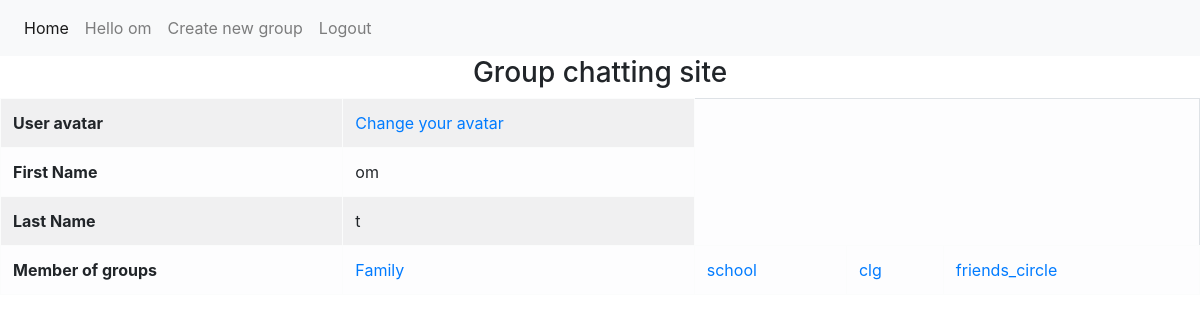
The app's page / (signed in), older data.
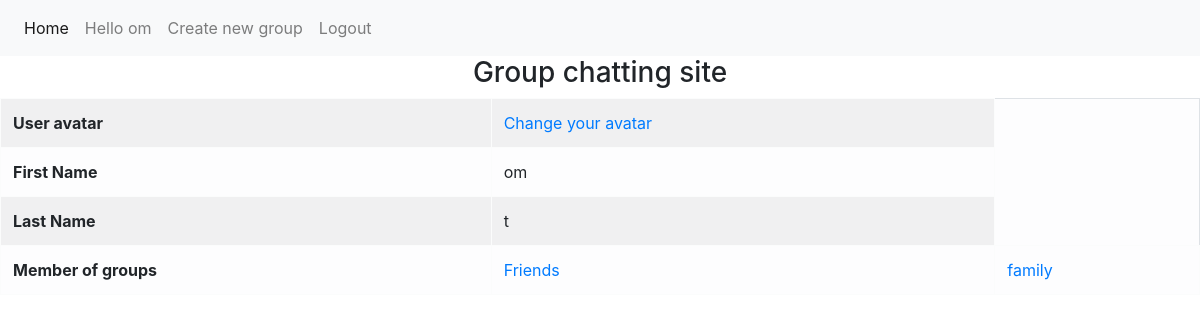
The same page, newer data.
### chat/models.py (models this page shows, shortened)
class Rooms(models.Model):
    title = models.CharField(max_length=255)
    admin = models.CharField(max_length=255,default="Shreyash")
    group_members = models.ManyToManyField(User)

### member/views.py (the view)
# urls.py: 2. Add a URL to urlpatterns:  path('', views.home, name='home')
def home(request):
    username = None
    members = None
    grp = None
    if request.user.is_authenticated:
        user_id = request.user.id
        members = User.objects.get(id = user_id)
        for i in members.rooms_set.all():
            print(i.title)
        print(f' user id = {members.first_name}')
    return render(request,'home.html',{'member':members, 'grp':grp})

### templates/home.html (shortened to what this page needs)
{% load avatar_tags %}
<!DOCTYPE html>
<html lang="en">
<head>
    <link rel="stylesheet" href="https://stackpath.bootstrapcdn.com/bootstrap/4.3.1/css/bootstrap.min.css">
</head>
<body>
    <nav class="navbar navbar-expand-lg navbar-light bg-light">
        <div class="collapse navbar-collapse" id="navbarNavAltMarkup">
          <div class="navbar-nav">
            <a class="nav-item nav-link active" href="{% url 'home' %}">Home <span class="sr-only">(current)</span></a>
            {% if user.is_authenticated %}
                  <a class="nav-item nav-link" >Hello {{user.first_name}}</a>
                  <a class="nav-item nav-link" href="{% url 'create_group' %}">Create new group</a>
                  <a class="nav-item nav-link" href="{% url 'user_logout' %}">Logout</a>
            {% else %}
                  <a class="nav-item nav-link" href={% url 'user_login' %}>Login</a>
                  <a class="nav-item nav-link" href="{% url 'register' %}">Register</a>
            {% endif %}
          </div>
        </div>
      </nav>
      <h3><center>Group chatting site</center></h3>
      {% if user.is_authenticated %}
      {% if member %}
        <table class="table table-light table-bordered table-striped">
          <tbody>
            <tr>
              <th>User avatar</th>
              <td><a href={% url 'avatar_change' %}> Change your avatar</a></td>
          </tr>
          <tr>
              <th>First Name</th>
              <td id = 'user_name'>{{member.first_name}}</td>
          </tr>
          <tr>
              <th>Last Name</th>
              <td>{{member.last_name}}</td>
          </tr>
          <tr>
            <th>Member of groups</th>
            {% if member.rooms_set.all %}
              {% for mr in member.rooms_set.all %}
                <td><a href="{% url 'chatpage' mr.title user.first_name %}"> {{mr.title}}</a></td>
              {% endfor %}
            {% else %}
              <td>You are not member of any group</td>
            {% endif %}
          </tr>
      </tbody>
      </table>
      {% endif %}
    {% endif %}
</body>
</html>

Row changes from the older to the newer data that the page shows:
removed Rooms: title "Family"
removed Rooms: title "school"
removed Rooms: title "clg"
removed Rooms: title "friends_circle"
added Rooms: title "Friends"
added Rooms: title "family"
